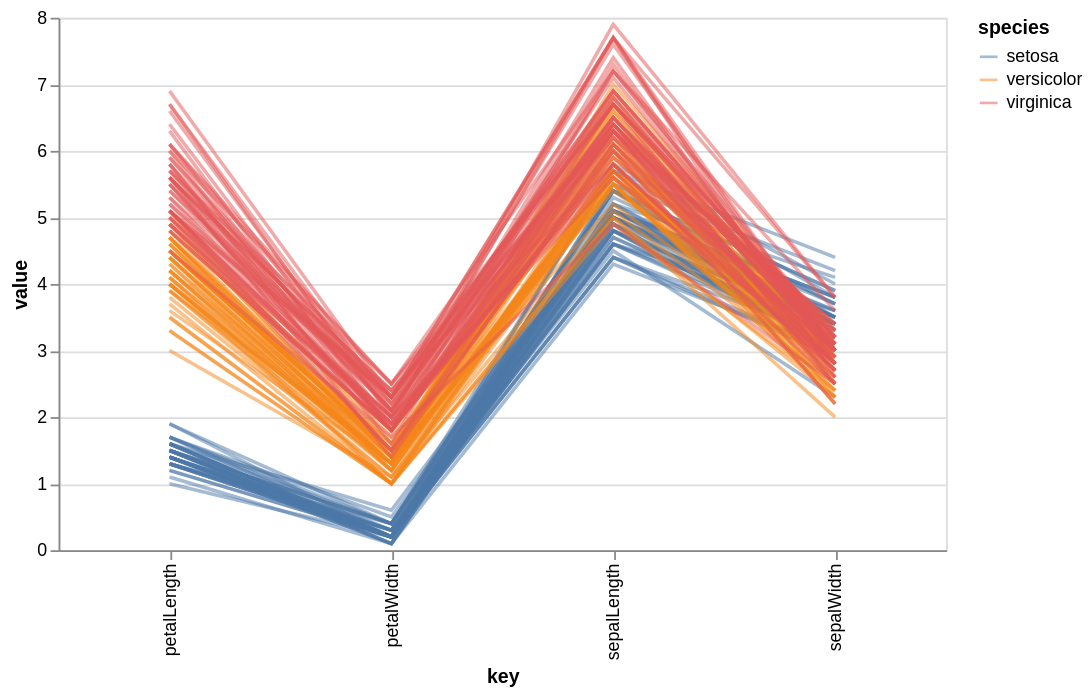

This figure's notebook cell:
### Code cell
alt.Chart(df, width=500).transform_window(
    index='count()'
).transform_fold(
    ['petalLength', 'petalWidth', 'sepalLength', 'sepalWidth']
).mark_line().encode(
    x='key:N',
    y='value:Q',
    color='species:N',
    detail='index:N',
    opacity=alt.value(0.5)
)

### Figure 1 — Vega-Lite specification as saved in the notebook (floating-point values rounded to 4 significant figures; data arrays with more than 128 entries replaced by an {"elided": "..."} marker saying what was removed)
{"config": {"view": {"continuousWidth": 300, "continuousHeight": 300}}, "data": {"name": "data-0fd1d5721890c651a37fd5fbdec1660c"}, "mark": {"type": "line"}, "encoding": {"color": {"field": "species", "type": "nominal"}, "detail": {"field": "index", "type": "nominal"}, "opacity": {"value": 0.5}, "x": {"field": "key", "type": "nominal"}, "y": {"field": "value", "type": "quantitative"}}, "transform": [{"window": [{"op": "count", "as": "index"}]}, {"fold": ["petalLength", "petalWidth", "sepalLength", "sepalWidth"]}], "width": 500, "$schema": "https://vega.github.io/schema/vega-lite/v5.20.1.json", "datasets": {"data-0fd1d5721890c651a37fd5fbdec1660c": {"elided": "150 records"}}}
